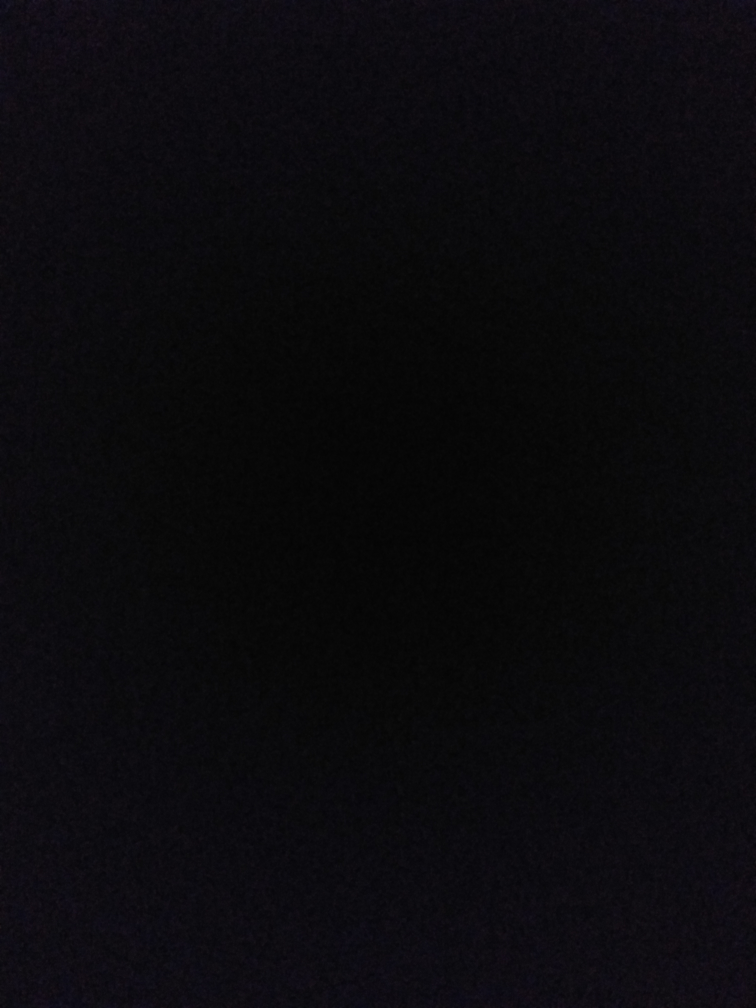
#> input picture clases_practicas/practica_3/fotos/1.jpg, 3024 x 4032 px (shown at 1/4 size); its folder holds only this picture in this run
$ jupyter execute --allow-errors 0-ruido.ipynb   (shell and % lines are left out)
#> lines starting #> are read from the running program, lines starting #| are printed output that depends on the picture
## Ruido Blanco

Vamos a generar un poco de ruido y medirlo, para entender qué hacemos después.
Repasar qué era la distribución "normal" (Campana de Gauss), qué significan "media" y "desvío" y cómo trabajamos esos conceptos en python.

[cell 1]
import numpy as np
import matplotlib.pyplot as plt

n_samples = 50000

media = 20
std = 10
y_noise = np.random.normal(media, std, n_samples)

plt.grid()

plt.plot(y_noise, 'o')
plt.plot([0, n_samples], [media, media])
plt.plot([0, n_samples], [media-std, media-std])
plt.plot([0, n_samples], [media+std, media+std])
plt.legend(['y_noise', 'media', 'media-std', 'media+std'])
#> figure, not shown here; curve peaks at x = 22988, y = 58.32

$$ f(x) = \frac{1}{\sqrt{2\pi}\sigma} e^{-\frac{1}{2}(\frac{x-\mu}{\sigma})^2} $$

[cell 2]
h, bins, patches = plt.hist(y_noise, bins=100)
bin_max = np.argmax(h)
h_max = h[bin_max]

plt.grid()
plt.plot([media, media], [0, h_max], 'o-')
plt.plot([media+std, media+std], [0, h_max*.635], 'o-')
plt.plot([media-std, media-std], [0, h_max*.635], 'o-')

media_est = np.mean(y_noise)
std_est = np.std(y_noise)

plt.plot([media_est, media_est], [0, h_max], 'v:')
plt.plot([media_est+std_est, media_est+std_est], [0, h_max*.635], 'v:')
plt.plot([media_est-std_est, media_est-std_est], [0, h_max*.635], 'v:')

error_en_media_est = abs(media - media_est)
print('Diferencia entre media y media estimada =', error_en_media_est)
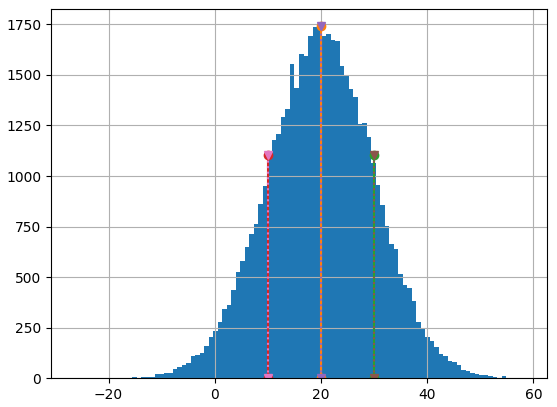
#> figure drawn by matplotlib, 1 panel; tallest bar 1741 high, from x = 19.26 to 20.11

[cell 3]
import cv2
import numpy as np
import matplotlib.pyplot as plt

# 1. Análisis Global Estadístico
## 1.1. Capturar fotos con la cámara tapada y cargarlas
ponerlas en el subdirectorio "fotos"

[cell 4]
# !ls -lh fotos
# Leemos lista de fotos que vamos a procesar
# glob nos permite crear lista con nombres de archivo en un directorio
from glob import glob
img_fnames = glob('./fotos/*.jpg')
print(img_fnames)

[cell 5]
# Vamos a mostrar una de las fotos a ver qué salió, ¡tendría que ser todo negro!

img = cv2.imread(img_fnames[0])
#> img is the input picture: shape (4032, 3024, 3); mean B, G, R 13.5, 10.3, 11.2

# pasamos a RGB (acuérdense que OpenCV usa BGR!)
img_rgb = cv2.cvtColor(img, cv2.COLOR_BGR2RGB)
print(np.max(img_rgb))
#| 59
plt.imshow(img_rgb)

[cell 6]
# Viendo la imagen que salió notamos que está bien que sea toda negra,
# pero está vertical en vez de apaisada...

print("img.shape =", img_rgb.shape)
#| img.shape = (4032, 3024, 3)
print("La transponemos:")
img_t = cv2.transpose(img_rgb)
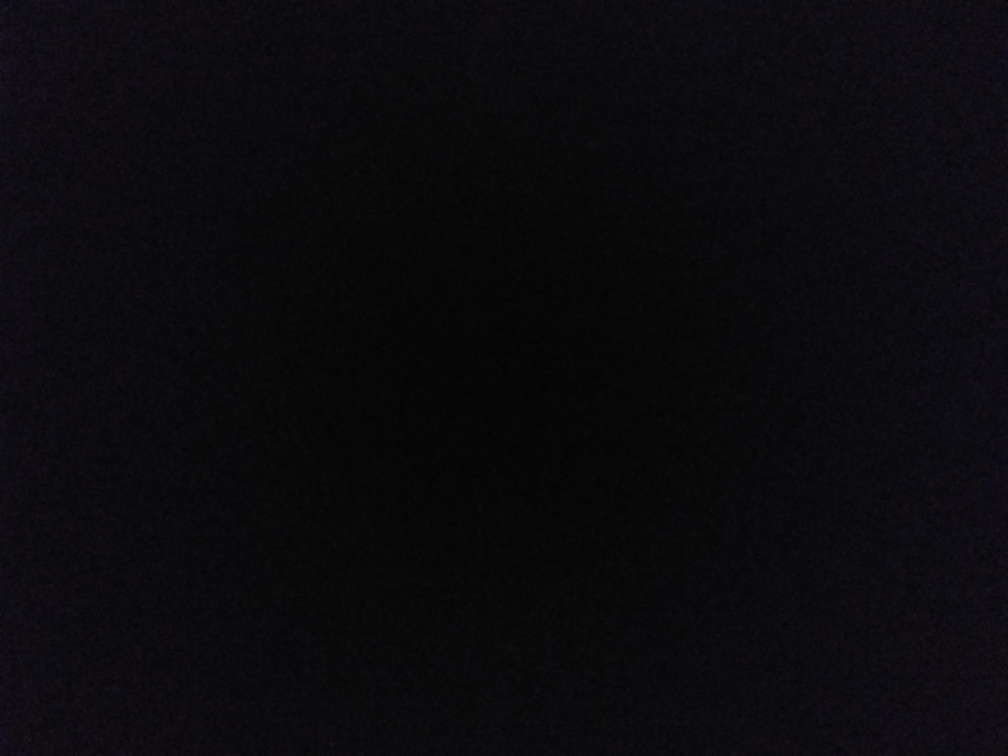
#> img_t: shape (3024, 4032, 3) (shown at 1/4 size); mean R, G, B 11.2, 10.3, 13.5
alto = img_t.shape[0]
#> alto = 3024
ancho = img_t.shape[1]
#> ancho = 4032
print("alto = {0}px, ancho = {1}px".format(alto, ancho)) # img.shape = (alto, ancho)
#| alto = 3024px, ancho = 4032px
plt.imshow(img_t)

[cell 7]
# ¡Ahora sí!
# Vamos a leer todas en memoria, pasarlas a RGB y de paso asegurarnos que estén apaisadas.
# (si van a trabajar con muchas imágenes entonces mejor no leerlas todas de una,
# al que quiera profundizar puede pensar cómo modifcar lo que sigue para procesar muchas imágenes
# o también puede leer acerca de generadores ("python generators").

imgs = []
for fname in img_fnames:
    img = cv2.imread(fname)
    img = cv2.cvtColor(img, cv2.COLOR_BGR2RGB)
    if img.shape[0] > img.shape[1]:
        img = cv2.transpose(img)
    imgs.append(img)

print("Se cargaron {0} imágenes".format(len(imgs)))
#| Se cargaron 1 imágenes

# 2. Inspección

#> (a cell that did not finish here is left out)

[cell 9]
# Ok, podemos normalizar la imágen a ver qué pasó

img_norm = cv2.normalize(img, 0, 255, norm_type=cv2.NORM_INF)
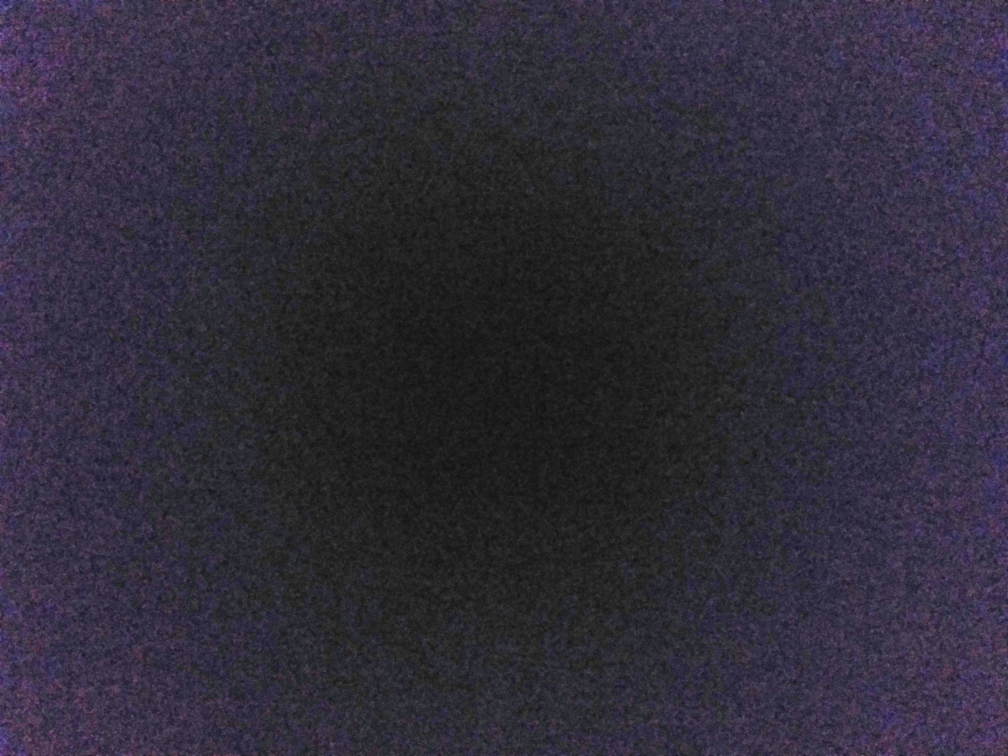
#> img_norm: shape (3024, 4032, 3) (shown at 1/4 size); mean R, G, B 48.4, 44.5, 58.3
# ojo acá al normalizar es común usar NORM_MINMAX, si el mínimo de la imagen es 0 entonces son lo mismo, pero si llegara a ser distinto de cero entonces NORM_MINMAX correría el mínimo a cero y perderíamos información de ruido, en este caso sería un offset. NORM_INF nos da la norma infinito de la matriz (el máximo de los valores absolutos de los elementos).
print("Mayor intensidad =", np.max([img_norm]))
#| Mayor intensidad = 255

plt.imshow(img_norm)
# bueno ahora díganme si era todo tan negro como parecía...

# 3. Ruido en el campo del sensor

[cell 10]
# Vamos a ver qué pasa si promediamos sobre varias fotos.
# esto que sigue se puede hacer en una sola línea con numpy... ¿Quién se anima?
img_promedio = np.zeros_like(imgs[0])
n = len(imgs)
#> n = 1
for img in imgs:
    # este siguiente paso es medio una barbaridad y se presta a errores de conversion de tipo pero es lo más "didáctico" para ver qué estamos haciendo...
    img_promedio = img_promedio + img / n
#> this loop made 1 pass

# convertimos de nuevo a char
img_promedio = img_promedio.astype(np.uint8)

plt.imshow(img_promedio)
# ¿sigue siendo todo negro...?

[cell 11]
# a ver si lo normalizamos...
img_promedio_norm = cv2.normalize(img_promedio, 0, 255, norm_type=cv2.NORM_INF)
plt.imshow(img_promedio_norm)

## 3.1. Ruido por color y por píxel

[cell 12]
# acá lo que hacemos es apilar todas las imágenes:
imgs_np = np.stack(imgs)

# Media:
img_media = np.mean(imgs_np, axis=0)

# desvío:
img_std = np.std(imgs_np, axis=0)
#> img_std: shape (3024, 4032, 3) float64; every value is 0

print(imgs_np.shape)
#| (1, 3024, 4032, 3)
# para ver los resultados vamos a dibujar contornos:

[cell 13]
print(img_media.shape)
#| (3024, 4032, 3)
print(img_std.shape)
#| (3024, 4032, 3)

[cell 14]
def dibujar_contorno(mat):
    fig = plt.figure()
    X, Y = np.meshgrid(range(ancho), range(alto))
    Z = mat
#> Z: shape (3024, 4032) float64; every value is 0

    # decimación para no matar la compu calculando contornos!
    dec = 16

    fig = plt.figure(figsize=(16, 12))
    cp = plt.contourf(X[::dec], Y[::dec], Z[::dec])
    fig.colorbar(cp)
    plt.show()

[cell 15]
print('Std Rojo')
dibujar_contorno(img_std[:,:,0])

[cell 16]
print('Std Verde')
dibujar_contorno(img_std[:,:,1])

[cell 17]
print('Std Azul')
dibujar_contorno(img_std[:,:,2])

[cell 18]
print('Media Rojo')
dibujar_contorno(img_media[:,:,0])
#> in dibujar_contorno (call 4), `Z = mat`:
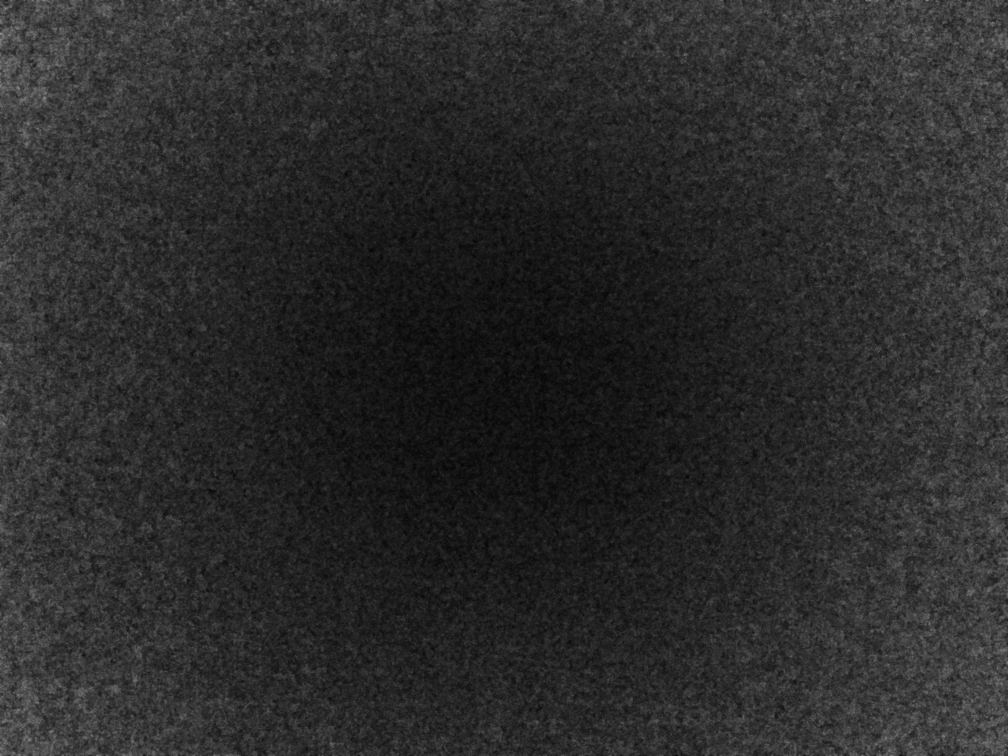
#> Z: shape (3024, 4032) float64 (shown at 1/4 size); min 3, max 51, mean 11.2; drawn with min black and max white

[cell 19]
print('Media Verde')
dibujar_contorno(img_media[:,:,1])

[cell 20]
print('Media Azul')
dibujar_contorno(img_media[:,:,2])
#> in dibujar_contorno (call 6), `plt.show()`:
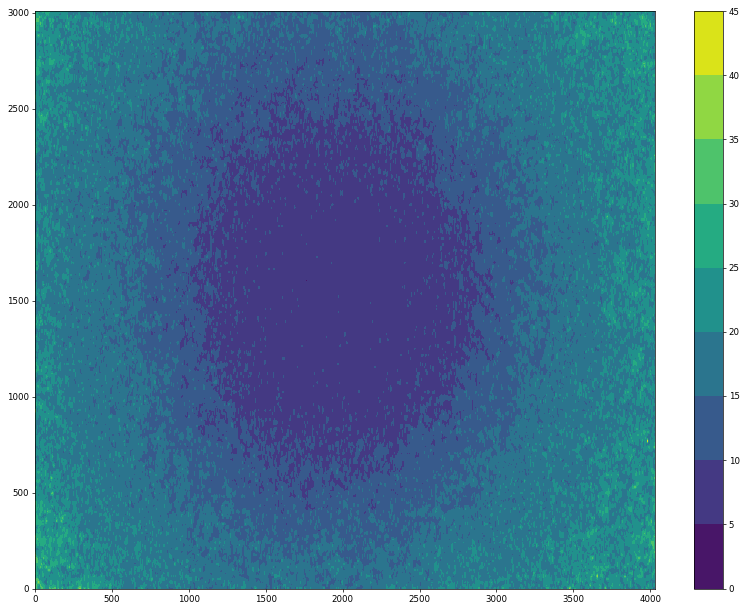
#> figure drawn by matplotlib, 2 panels

## 3.2. Estadísticas de ruido: relación entre media y desvío

[cell 21]
# a esta altura ya vimos que el negro no es un solo color uniforme.
# ahora vamos a ver estadísticas globales de ruido de todos los píxeles por color

dec = 100

todos_los_rojos_std = np.ravel(img_std[:,:,0])
todos_los_rojos_media = np.ravel(img_media[:,:,0])

todos_los_verdes_std = np.ravel(img_std[:,:,1])
todos_los_verdes_media = np.ravel(img_media[:,:,1])

todos_los_azules_std = np.ravel(img_std[:,:,2])
todos_los_azules_media = np.ravel(img_media[:,:,2])

plt.figure(figsize=(10,10))
plt.xlabel('media')
plt.ylabel('desvío')
cb = plt.hist2d(todos_los_rojos_media[::dec], todos_los_rojos_std[::dec], bins=100)
 # plt.colorbar(cb)

plt.figure(figsize=(10,10))
plt.xlabel('media')
plt.ylabel('desvío')
cb = plt.hist2d(todos_los_verdes_media[::dec], todos_los_verdes_std[::dec], bins=100)
 # plt.colorbar(cb)

plt.figure(figsize=(10,10))
plt.xlabel('media')
plt.ylabel('desvío')
cb = plt.hist2d(todos_los_azules_media[::dec], todos_los_azules_std[::dec], bins=100)
 # plt.colorbar(cb)
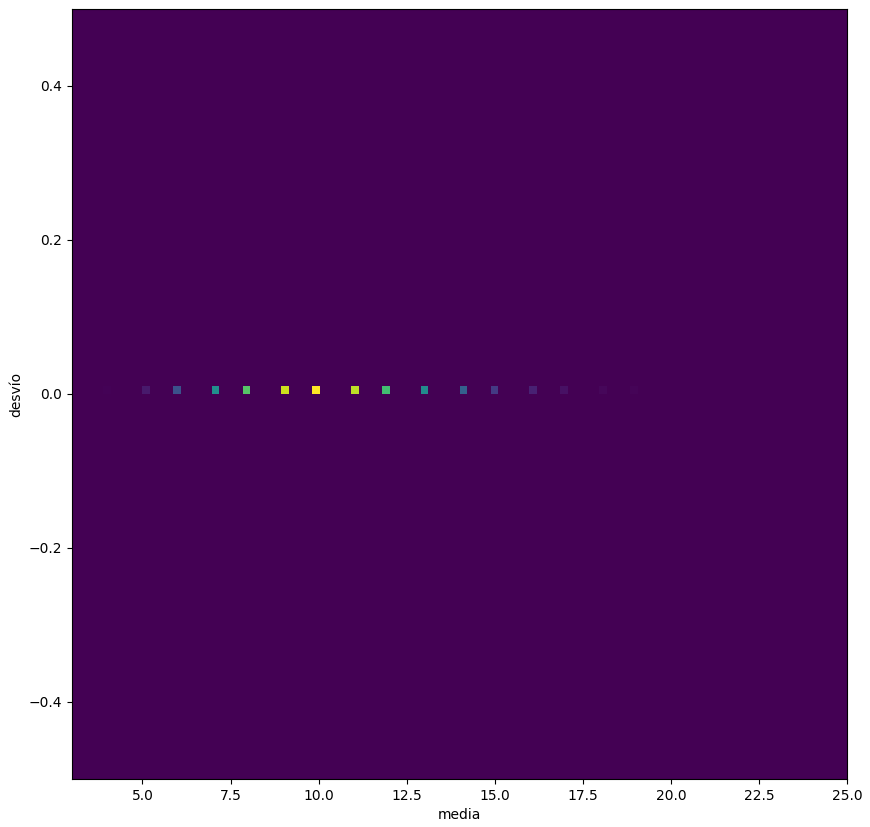
#> figure drawn by matplotlib, 1 panel

# 4. Histograma

[cell 22]
dec = 100
plt.figure(figsize=(10,10))
plt.title('Histograma')
todos_los_rojos = np.ravel(imgs_np[:,:,:,0])
todos_los_verdes = np.ravel(imgs_np[:,:,:,1])
todos_los_azules = np.ravel(imgs_np[:,:,:,2])
plt.grid()
i_max = 50
_ = plt.hist(todos_los_rojos[::dec], bins=range(i_max), color='red',histtype='step', linewidth=2.0)
_ = plt.hist(todos_los_verdes[::dec], bins=range(i_max), color='green', histtype='step', linewidth=2.0)
_ = plt.hist(todos_los_azules[::dec], bins=range(i_max), color='blue', histtype='step', linewidth=2.0)

_ = plt.hist(np.ravel(imgs_np)[::dec], bins=range(i_max), color='black', histtype='step', linewidth=2.0)
plt.legend(['rojo', 'verde', 'azul', 'total'])
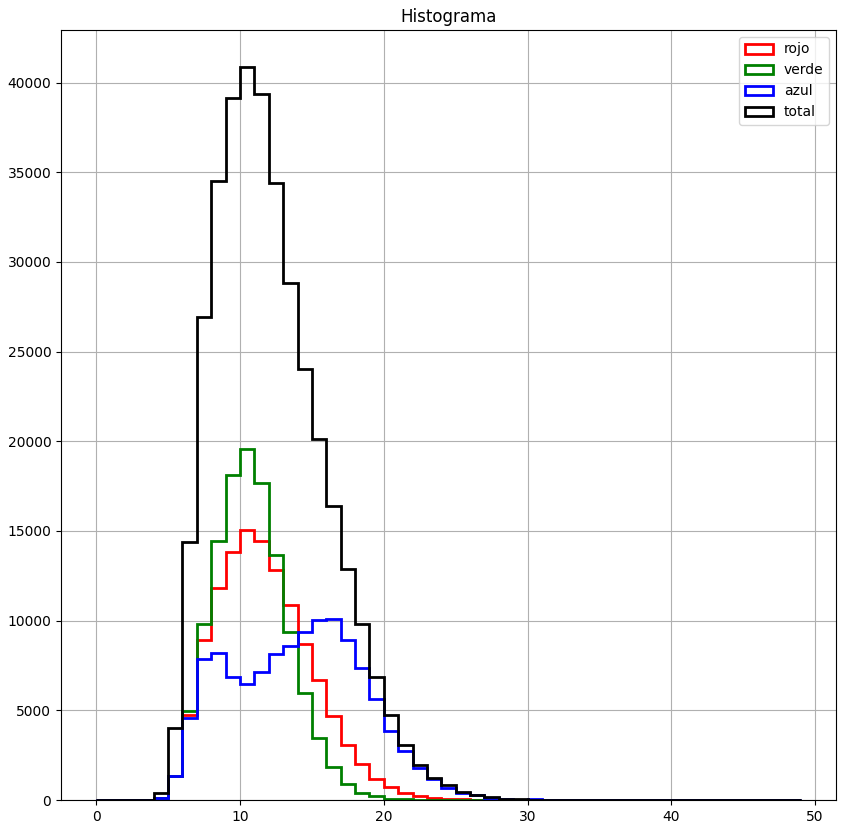
#> figure drawn by matplotlib, 1 panel

$ run again, on clases_practicas/practica_3/fotos/4.jpg
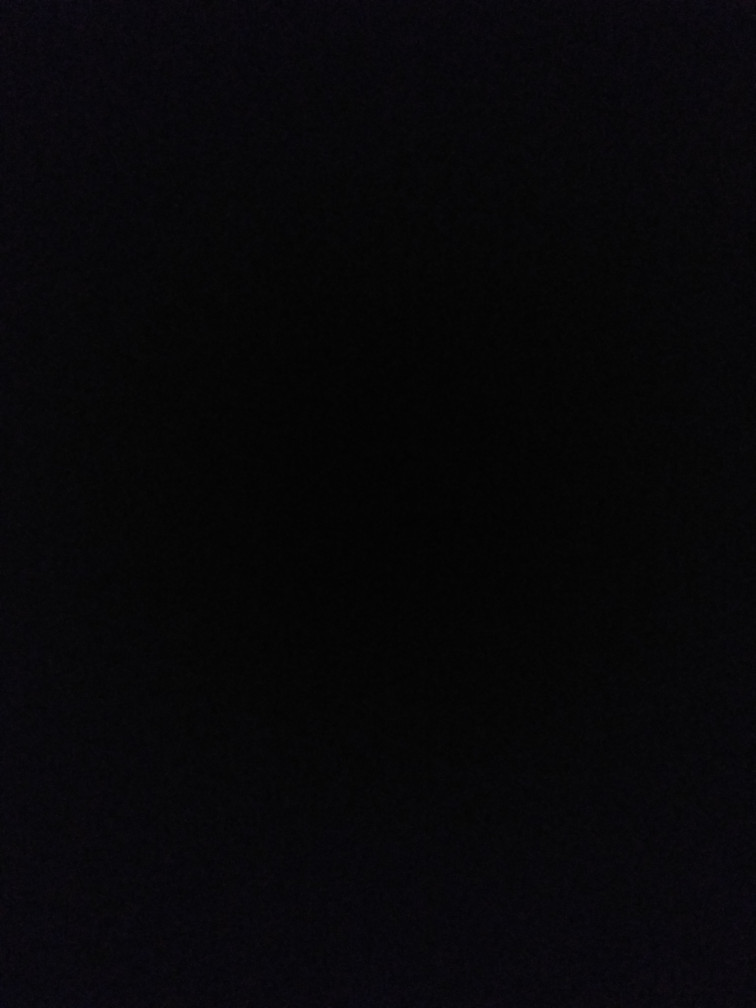
#> input picture clases_practicas/practica_3/fotos/4.jpg, 3024 x 4032 px (shown at 1/4 size)
#> img is the input picture: shape (4032, 3024, 3); mean B, G, R 9, 6.8, 7.2
#| 53
#| img.shape = (4032, 3024, 3)
#| alto = 3024px, ancho = 4032px
#| Se cargaron 1 imágenes
#> `img_norm = cv2.normalize(img, 0, 255, norm_type=cv2.NORM_INF)`:
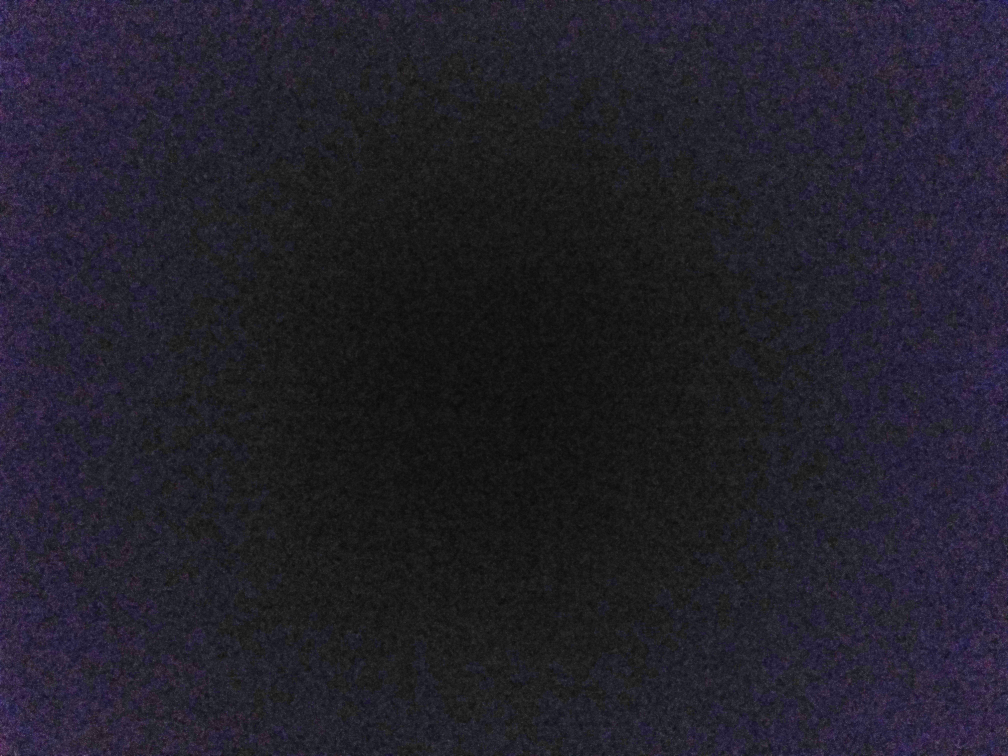
#> img_norm: shape (3024, 4032, 3) (shown at 1/4 size); mean R, G, B 34.7, 32.6, 43.5
#| Mayor intensidad = 255
#> n = 1
#> the loop `for img in imgs: # este siguiente paso es medio una barbaridad y se pr..` made 1 pass
#> img_std: shape (3024, 4032, 3) float64; every value is 0
#| (1, 3024, 4032, 3)
#| (3024, 4032, 3)
#| (3024, 4032, 3)
#> Z: shape (3024, 4032) float64; every value is 0
#> `[cell 22] dec = 100 plt.figure(figsize=(10,10)) plt.title('Histograma'..`:
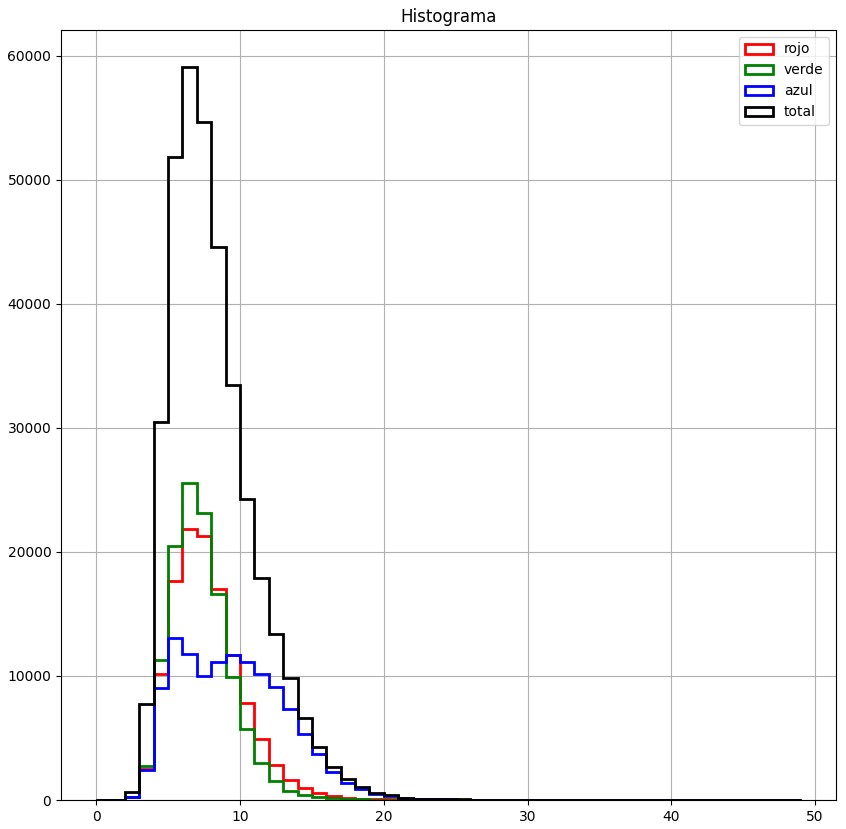
#> figure drawn by matplotlib, 1 panel
